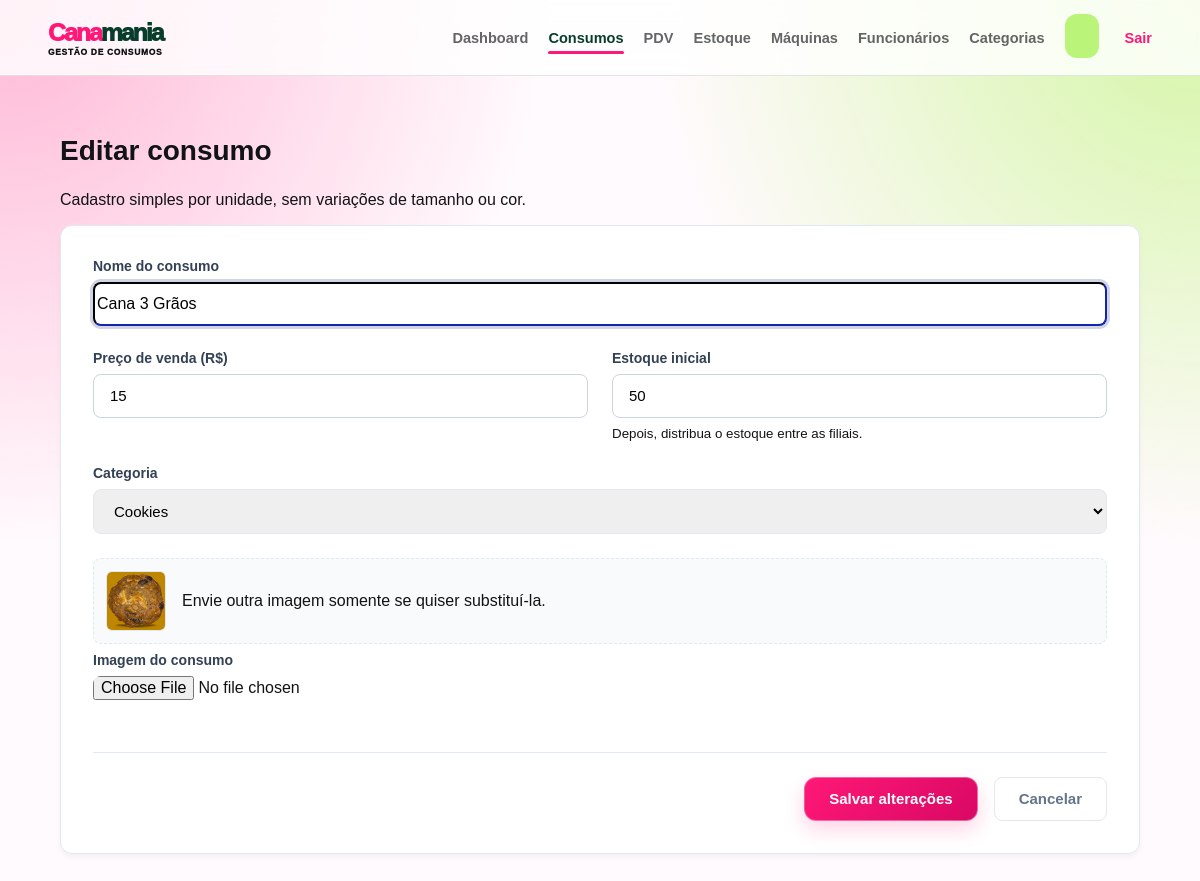
Screenshot of /produtos/2/editar (signed in) with the database file from the repository.
### app/models/produtos.py (models this page shows, shortened)
class Produto(Base):
    __tablename__ = "produtos"
    id = Column(Integer, primary_key=True, index=True)
    nome = Column(String(200), unique=True, index=True)
    preco = Column(Float)
    estoque_atual = Column(Integer, nullable=False, default=0)
    possui_variacoes_tamanho = Column(Boolean, nullable=False, default=False, server_default="false")
    ativo = Column(Boolean, default=True)
    imagem_path = Column(String(255), nullable=True)
    categoria_id = Column(Integer, ForeignKey("categorias.id", ondelete="SET NULL"), nullable=True)
    categoria = relationship("Categoria", back_populates="produtos")
    estoques_tamanho = relationship(
        "EstoqueTamanho", back_populates="produto", cascade="all, delete-orphan"
    )
    estoques_variacoes = relationship(
        "EstoqueVariacao", back_populates="produto", cascade="all, delete-orphan"
    )

### app/controllers/produto_controller.py (the view)
@router.get("/{produto_id}/editar")
def form_editar_produto(
    produto_id: int,
    request: Request,
    db: Session = Depends(get_db),
    admin = Depends(get_admin)
):
    editando   = db.query(Produto).filter(Produto.id == produto_id).first()
    categorias = db.query(Categoria).filter(Categoria.ativo == True).all()
    tamanhos = ordenar_tamanhos(db.query(Tamanho).filter(Tamanho.ativo == True).all())
    if not editando:
        return RedirectResponse(url="/produtos", status_code=302)
    return templates.TemplateResponse(
        request,
        "produtos/form.html",
        {
            "request":    request,
            "usuario":    admin,
            "editando":   editando,
            "categorias": categorias,
            "tamanhos": tamanhos,
        }
    )

### app/templates/produtos/form.html (shortened to what this page needs)
<!DOCTYPE html>
<html lang="pt-BR">
<head>
    <link rel="stylesheet" href="/static/css/form_produtos.css?v=canamania-1">
    <link rel="stylesheet" href="/static/css/responsive.css?v=1">
</head>
<body>
    {% include "partials/navbar.html" %}
    <main class="main-content">
        <div class="page-header"><h1>{{ "Editar consumo" if editando else "Novo consumo" }}</h1><p>Cadastro simples por unidade, sem variações de tamanho ou cor.</p></div>
        <div class="form-container">
            <form action="{{ '/produtos/' + editando.id|string + '/editar' if editando else '/produtos/novo' }}" method="post" enctype="multipart/form-data">
                <div class="form-grid">
                    <div class="form-group full-width"><label for="nome">Nome do consumo</label><input id="nome" name="nome" required autofocus value="{{ editando.nome if editando else (valores.nome if valores else '') }}" placeholder="Ex.: Consumo de caldo de cana com limão"></div>
                    <div class="form-group"><label for="preco">Preço de venda (R$)</label><input id="preco" name="preco" type="number" step="0.01" min="0" required value="{{ editando.preco if editando else (valores.preco if valores else '0.00') }}"></div>
                    <div class="form-group"><label for="estoque_atual">Estoque inicial</label><input id="estoque_atual" name="estoque_atual" type="number" min="0" required value="{{ editando.estoque_atual if editando else (valores.estoque_atual if valores else '0') }}"><small>Depois, distribua o estoque entre as filiais.</small></div>
                    <div class="form-group full-width"><label for="categoria_id">Categoria</label><select id="categoria_id" name="categoria_id"><option value="0">Sem categoria</option>{% for categoria in categorias %}<option value="{{ categoria.id }}" {{ 'selected' if (editando and editando.categoria_id == categoria.id) or (valores and valores.categoria_id == categoria.id) else '' }}>{{ categoria.nome }}</option>{% endfor %}</select></div>
                    <div class="form-group full-width">{% if editando and editando.imagem_path %}<div class="current-image-container"><img src="{{ editando.imagem_url }}" alt="{{ editando.nome }}" class="current-image-preview"><span>Envie outra imagem somente se quiser substituí-la.</span></div>{% endif %}<label for="imagem">Imagem do consumo</label><input id="imagem" name="imagem" type="file" accept=".jpg,.jpeg,.png,.webp"></div>
                </div>
                <div class="form-actions"><button class="btn-submit" type="submit">{{ "Salvar alterações" if editando else "Criar consumo" }}</button><a class="btn-cancel" href="/produtos">Cancelar</a></div>
            </form>
        </div>
    </main>
</body></html>

### app/static/css/form_produtos.css (style rules this page uses)
:root { --bg-main: #f8fafc; --text-main: #0f172a; --text-muted: #64748b; --border-color: #e2e8f0; --primary: #100e74; --primary-hover: #050455; --success-bg: #d1fae5; --success-text: #065f46; }
body { background-color: var(--bg-main); font-family: 'Segoe UI', Tahoma, Geneva, Verdana, sans-serif; color: var(--text-main); margin: 0; padding: 0; }
.main-content { max-width: 800px; margin: 40px auto; padding: 0 20px; }
.page-header h1 { font-size: 28px; font-weight: 700; margin-bottom: 24px; }
.form-container { background: white; border-radius: 12px; border: 1px solid var(--border-color); padding: 32px; box-shadow: 0 4px 6px -1px rgba(0, 0, 0, 0.05); }
.form-grid { display: grid; grid-template-columns: repeat(2, 1fr); gap: 24px; }
.form-group { display: flex; flex-direction: column; gap: 8px; }
.form-group.full-width { grid-column: span 2; }
.form-group label { font-size: 14px; font-weight: 600; color: #334155; }
.form-group input[type="text"], .form-group input[type="number"], .form-group select { padding: 12px 16px; border: 1px solid var(--border-color); border-radius: 8px; font-size: 15px; outline: none; transition: border-color 0.2s, box-shadow 0.2s; }
.current-image-container { display: flex; align-items: center; gap: 16px; background: #f8fafc; padding: 12px; border-radius: 8px; border: 1px dashed var(--border-color); }
.current-image-preview { width: 60px; height: 60px; object-fit: cover; border-radius: 6px; border: 1px solid var(--border-color); }
.form-actions { display: flex; justify-content: flex-end; gap: 16px; margin-top: 32px; border-top: 1px solid var(--border-color); padding-top: 24px; }
.btn-submit { background-color: var(--primary); color: white; border: none; padding: 12px 24px; border-radius: 8px; font-weight: 600; font-size: 15px; cursor: pointer; display: inline-flex; align-items: center; gap: 8px; transition: background-color 0.2s; }
.btn-cancel { background-color: white; color: var(--text-muted); border: 1px solid var(--border-color); padding: 12px 24px; border-radius: 8px; font-weight: 600; font-size: 15px; text-decoration: none; transition: background-color 0.2s; }

### app/static/css/responsive.css (style rules this page uses)
html { -webkit-text-size-adjust: 100%; }
img, svg, video, canvas { max-width: 100%; height: auto; }
button, input, select, textarea { font: inherit; }

### app/static/css/base.css (style rules this page uses)
:root { --cana-pink:#ff1877;--cana-lime:#baf57a;--cana-green:#083d2c;--cana-ink:#111315;--cana-bg:#fffafd;--cana-surface:#fff }
* { box-sizing: border-box; }
body { min-height: 100vh; margin: 0; display: flex; flex-direction: column; font-family: Arial, sans-serif; background-color: var(--cana-bg); color: var(--cana-ink); transition: background .3s,color .3s; }
:is(button,.btn-create,.btn-novo-produto,.btn-primario,.btn-add-carrinho-pdv,.btn-salvar-venda-final,.btn-ver-ranking,.filiais-heading a) { border-radius:12px!important;transition:transform .2s ease,background .2s ease,box-shadow .2s ease,color .2s ease!important }
:is(button,.btn-create,.btn-novo-produto,.btn-primario,.btn-add-carrinho-pdv,.btn-salvar-venda-final):not(.theme-toggle) { background:linear-gradient(135deg,#ff1877,#d90864)!important;color:#fff!important;border:1px solid rgba(255,255,255,.34)!important;box-shadow:0 9px 19px rgba(255,24,119,.18) }
:is(button,.btn-create,.btn-novo-produto,.btn-primario,.btn-add-carrinho-pdv,.btn-salvar-venda-final):not(:disabled):hover { transform:translateY(-2px);background:linear-gradient(135deg,#c9085a,#083d2c)!important;box-shadow:0 13px 25px rgba(8,61,44,.2) }

### app/static/css/theme-accents.css (style rules this page uses)
body::before { content: ""; position: fixed; inset: 0; z-index: -1; pointer-events: none; background-image: radial-gradient(circle at 0 0, #ffb7d5 0, transparent 34rem), radial-gradient(circle at 100% 0, #d4f5a5 0, transparent 34rem); }

### rows the page displays
Produto: nome "Cana 3 Grãos", preco "15", estoque_atual "50", imagem_url (picture)

### other values shown
{{ "Editar consumo" if editando else "Novo consumo" }} "Editar consumo"
{{ "Salvar alterações" if editando else "Criar consumo" }} "Salvar alterações"
form field categoria_id "Cookies"
